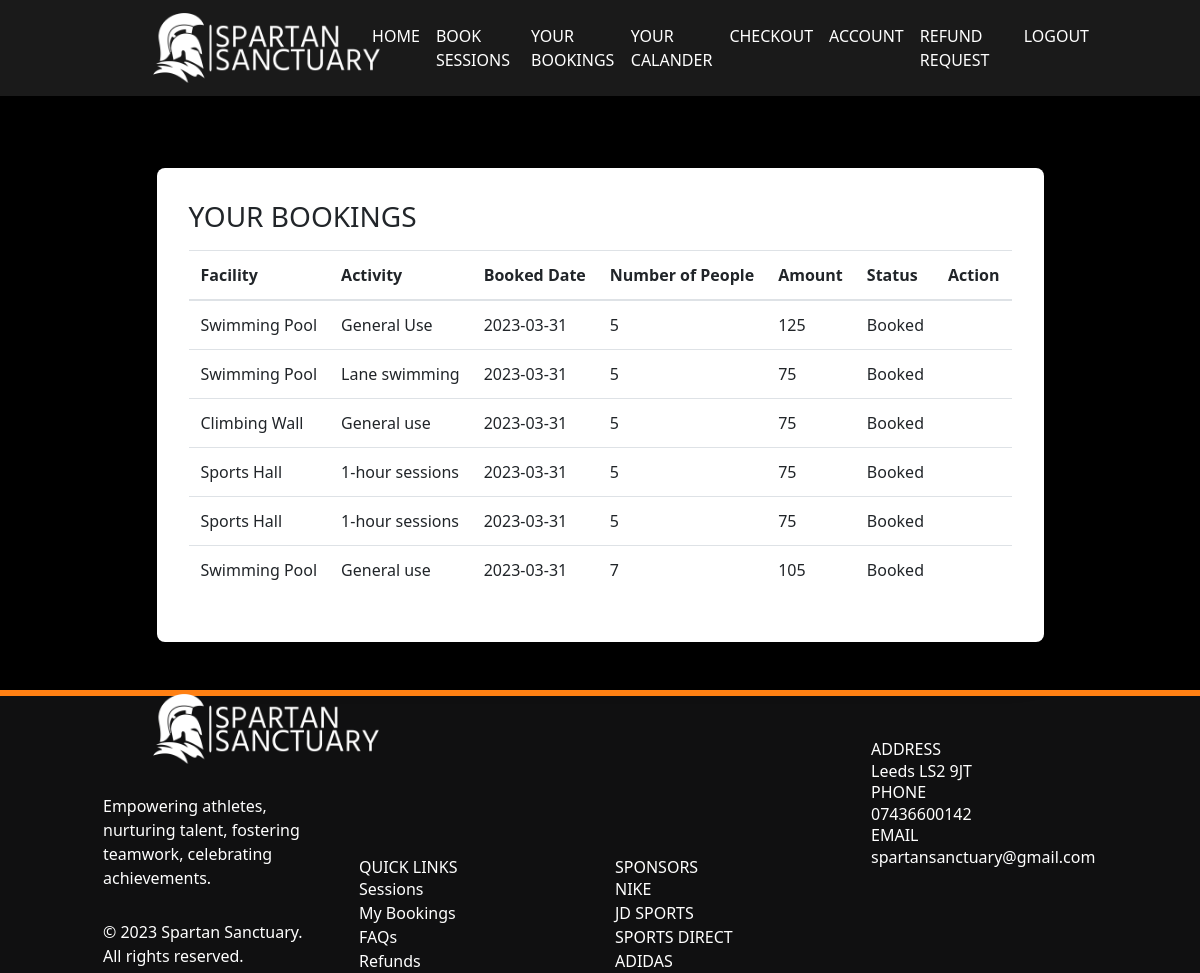
The app's page /my_bookings (signed in) with its own data.
### app/models.py (models this page shows, shortened)
class Booking(db.Model):
    __tablename__ = "Booking"
    id = db.Column(db.Integer, primary_key=True)
    user_id = db.Column(db.Integer, db.ForeignKey('UserAccount.id'))
    Book_Time = db.Column(db.Date, index=True)
    Status = db.Column(db.String(500), index=True)
    session_id = db.Column(db.Integer, db.ForeignKey('Sessions.id'))
    Size = db.Column(db.Integer, index=True)
    Amount = db.Column(db.Integer, index=True)
    activity_id = db.Column(db.Integer, db.ForeignKey('activity.id'))
    activity = db.relationship("Activity", backref=db.backref("bookings", lazy="dynamic"))
    user = db.relationship("UserAccount", backref=db.backref("bookings", lazy="dynamic"))
    session = db.relationship("Sessions", backref=db.backref("bookings", lazy="dynamic"))
    receipt_id = db.Column(db.Integer, db.ForeignKey('receipt.id'))  # New column for receipt_id foreign key
    receipt = db.relationship("Receipt", backref=db.backref("bookings", lazy="dynamic"), foreign_keys=[receipt_id])  # Update relationship attribute for Receipt

class Facility(db.Model):
    id = db.Column(db.Integer, primary_key=True)
    Name = db.Column(db.String(500), index=True)
    Capacity = db.Column(db.Integer, index=True)
    Start_Facility = db.Column(db.String(500), index=True)
    End_Facility = db.Column(db.String(500), index=True)

class Activity(db.Model):
    id = db.Column(db.Integer, primary_key=True)
    facility_id = db.Column(db.Integer, db.ForeignKey('facility.id'))
    Activity_Name = db.Column(db.String(500), index=True)
    Amount = db.Column(db.Integer, index=True)
    facility = db.relationship("Facility", backref=db.backref("activities", lazy="dynamic"))

### app/views.py (the view)
@app.route('/my_bookings')
@login_required
@require_role(role="User")
def my_bookings():
    bookings = Booking.query.filter_by(user_id=current_user.id, Status = "Booked").all()
    current_time = datetime.now().date()
    return render_template('my_bookings.html', bookings=bookings, current_time = current_time)

### app/models.py (called while the page is built)
    def has_role(self, role_name):
        my_role = Role.query.filter_by(name=role_name).first()
        if my_role in self.roles:
            return True
        else:
            return False

### app/views.py (called while the page is built)
def require_role(role):
    def decorator(func):
        @wraps(func)
        def wrapped_function(*args, **kwargs):
            if not current_user.has_role(role):
                return redirect("/")
            else:
                return func(*args, **kwargs)
        return wrapped_function
    return decorator

@login_manager.user_loader
def load_user(id):
    return UserAccount.query.get(int(id))

### app/templates/my_bookings.html (shortened to what this page needs)
<!doctype html>
<html lang="en">
<head>
  <link href="../static/css/animate.css" rel="stylesheet">
  <link rel="stylesheet" href="../static/css/bootstrap.min.css" type="text/css">
  <link rel="stylesheet" type="text/css" href="../static/css/style.css">
  <link rel="stylesheet" href="https://cdn.jsdelivr.net/npm/tailwindcss@latest/dist/tailwind.min.css">
</head>
<body>
    <nav class="navbar navbar-expand-md navbar-dark">
      <div class="container">
        <a class="navbar-brand mr-auto" href="/"><img src="../static/images/logo.png" alt="Spartan Sanctuary" class = "logo"/></a>
        <div class="collapse navbar-collapse" id="collapsibleNavbar">
          <ul class="navbar-nav ml-auto">
            <li class="nav-item"> <a class="nav-link" href="/user">Home</a> </li>
            <li class="nav-item"> <a class="nav-link" href="/lookup_venue">Book Sessions</a> </li>
            <li class="nav-item"> <a class="nav-link" href="/my_bookings">Your Bookings</a> </li>
            <li class="nav-item"> <a class="nav-link" href="/calendar">Your Calander</a> </li>
            <li class="nav-item"> <a class="nav-link" href="/checkout_page">Checkout</a> </li>
            <li class="nav-item"> <a class="nav-link" href="/update_user">Account</a> </li>
            <li class="nav-item"> <a class="nav-link" href="/refund_form">Refund Request</a> </li>
            <li class="nav-item"> <a class="nav-link" href="/logout">Logout</a> </li>
          </ul>
        </div>
      </div>
    </nav>
    <br>
    <br>
    <br>
    {% if bookings %}
    <div class="w-full flex items-center justify-center px-4">
      <div class="max-w-screen-xl">
        <div class="bg-white p-8 rounded-lg shadow-lg">
          <b><h1 class="h3 mb-3 font-weight-normal">YOUR BOOKINGS</h1></b>
          <div class="table-responsive">
            <table class="table table-hover w-full">
              <thead>
                <tr>
                  <th>Facility</th>
                  <th>Activity</th>
                  <th>Booked Date</th>
                  <th>Number of People</th>
                  <th>Amount </th>
                  <th>Status</th>
                  <th>Action</th>
                </tr>
              </thead>
              <tbody>
                  {% for item in bookings %}
                  <tr>
                      <td>{{ item.session.facility.Name }}</td>
                      <td>{{ item.activity.Activity_Name }}</td>
                      <td>{{ item.Book_Time }}</td>
                      <td>{{ item.Size }}</td>
                      <td>{{ item.Size * item.activity.Amount }}</td>
                      <td>{{ item.Status }}</td>
                      <td>
                      </td>
                  </tr>
                  {% endfor %}
              </tbody>
            </table>
            </div>
            </div>
            </div>
            </div>
    {% else %}
    <b><h1 align = "center" class = "custom-text">You Have No Bookings Currently</h1></b><br>
    <b><h1 align = "center" class = "custom-text">Pls Book a Session or Check if you have Paid the Booking.</h1></b>
    {% endif %}
    <br>
      <br>
      <footer class="container-fluid">
        <div class="container">
          <div class="row">
            <div class="col-md-3 footer1 d-flex wow bounceInLeft" data-wow-delay=".25s">
              <div class="d-flex flex-wrap align-content-center"> <a href="#"><img src="../static/images/logo.png" alt="logo" class = "logo"></a>
                <p>Empowering athletes, nurturing talent, fostering
                  teamwork, celebrating <br>
                  achievements.</p>
                <p>&copy; 2023 Spartan Sanctuary. <br>All rights reserved.<br> </p>
              </div>
            </div>
            <div class="col-md-3 footer2 wow bounceInUp" data-wow-delay=".25s" id="contact">
              <br>
              <br>
              <br>
              <br>
              <br>
              <br>
              <br>
              <h5>QUICK LINKS</h5>
              <a href = "/lookup_venue">Sessions</a><br>
              <a href = "/my_bookings">My Bookings</a><br>
              <a href = "/">FAQs</a><br>
              <a href = "/">Refunds</a><br>
            </div>
            <div class="col-md-3 footer2 wow bounceInUp" data-wow-delay=".25s" id="contact">
              <br>
              <br>
              <br>
              <br>
              <br>
              <br>
              <br>
              <h5>SPONSORS</h5>
              <a href="https://www.nike.com">
                NIKE
              </a><br>
              <a href="https://www.jdsports.com">
                JD SPORTS
              </a><br>
              <a href = "https://www.sportsdirect.com">
                SPORTS DIRECT
              </a><br>
              <a href = "https://www.adidas.co.uk">
                ADIDAS
              </a><br>
            </div>
            <div class="col-md-3 footer3 wow bounceInRight" data-wow-delay=".25s">
              <h5>ADDRESS</h5>
              <p>Leeds
                LS2 9JT</p>
              <h5>PHONE</h5>
              <p>07436600142</p>
              <h5>EMAIL</h5>
              <p>spartansanctuary@gmail.com</p>
            </div>
          </div>
        </div>
      </footer>
</body>
</html>

### app/static/css/style.css (style rules this page uses)
body { font-family: 'Lato', sans-serif; overflow: hidden; overflow-y: scroll; background-color: #000; }
body nav { background: rgba(255, 255, 255, 0.1); }
body nav .navbar-nav a { font-size: 16px; text-transform: uppercase; color: #fff !important; transition: all 0.3s; -webkit-transition: all 0.3s; -ms-transition: all 0.3s; -o-transition: all 0.3s; }
a, a:hover { color: #ff8013; }
footer { background: #101011; color: #fff; }
footer .footer1 p { margin-top: 30px; }
footer .footer3 { padding-top: 50px; }
footer::before { content: ""; position: absolute; border: 3px solid #ff8013; width: 100%; left: 0; }
.logo { height: 70px; width: auto; margin-left: 50px; margin-right: 50px; }

### records on screen
Booking: session.facility.Name "Swimming Pool", activity.Activity_Name "General Use", Book_Time "2023-03-31", Size "5", item.Size*item.activity.Amount "125", Status "Booked"
Booking: session.facility.Name "Swimming Pool", activity.Activity_Name "Lane swimming", Book_Time "2023-03-31", Size "5", item.Size*item.activity.Amount "75", Status "Booked"
Booking: session.facility.Name "Climbing Wall", activity.Activity_Name "General use", Book_Time "2023-03-31", Size "5", item.Size*item.activity.Amount "75", Status "Booked"
Booking: session.facility.Name "Sports Hall", activity.Activity_Name "1-hour sessions", Book_Time "2023-03-31", Size "5", item.Size*item.activity.Amount "75", Status "Booked"
Booking: session.facility.Name "Sports Hall", activity.Activity_Name "1-hour sessions", Book_Time "2023-03-31", Size "5", item.Size*item.activity.Amount "75", Status "Booked"
Booking: session.facility.Name "Swimming Pool", activity.Activity_Name "General use", Book_Time "2023-03-31", Size "7", item.Size*item.activity.Amount "105", Status "Booked"
